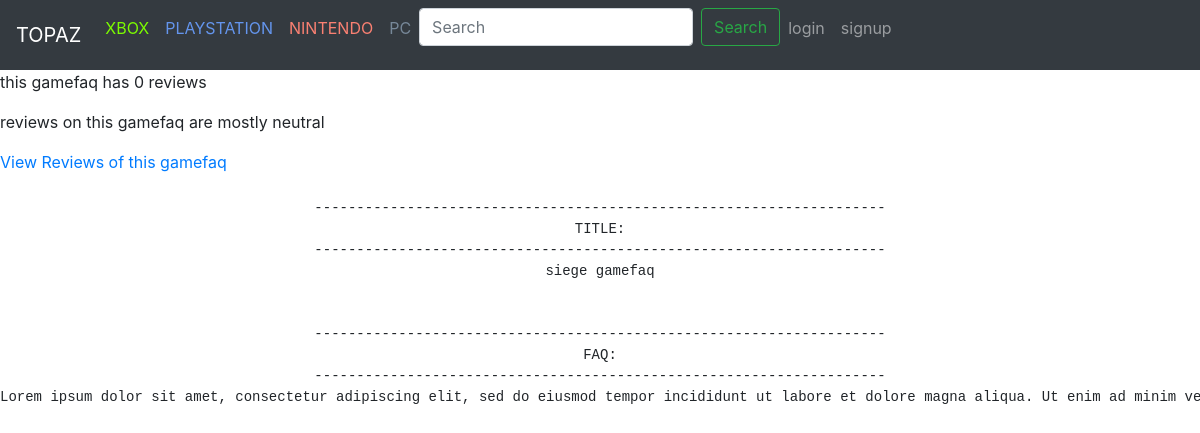
The page /gamefaq/3/ on the database as committed earlier.
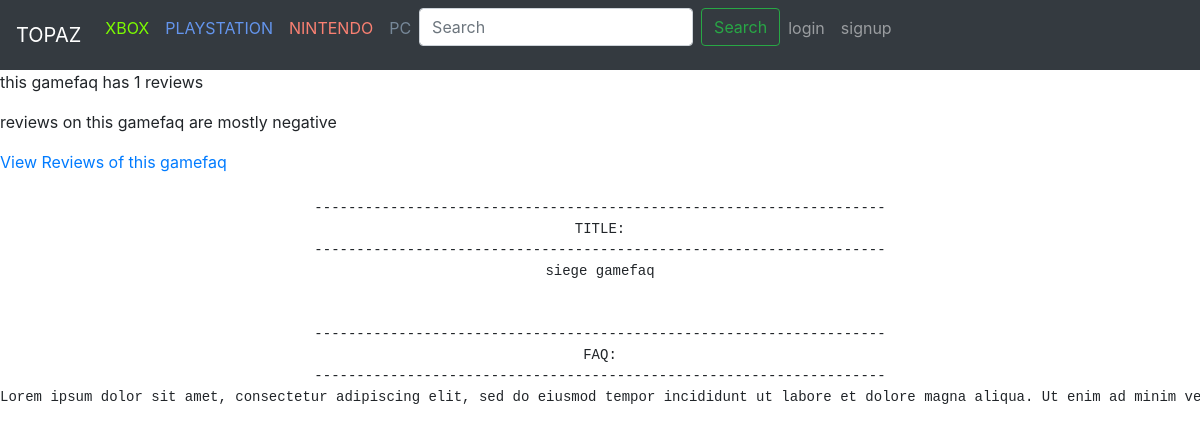
The same page on the database as committed later.
### gamefaq_app/models.py (models this page shows, shortened)
class GameFaq(models.Model):
    difficulties= [('EASY','EASY'),('INTERMEDIATE','INTERMEDIATE'),('HARD','HARD')]
    title = models.CharField(max_length=300)
    game = models.ForeignKey(Game,  on_delete=models.CASCADE, related_name="faq_game")
    body = models.TextField()
    difficulty = models.CharField(max_length=85, choices=difficulties)
    consoles = models.ForeignKey(Console,on_delete=models.CASCADE, blank=True, related_name="console_gamefaq", null=True)
    author = models.ForeignKey(GamefaqUser, on_delete=models.CASCADE, related_name="gamefaq_author")
    postdate = models.DateTimeField(default=timezone.now),
    ptype = models.CharField(max_length=25, choices=[('CHEATCODES', 'CHEATCODES'), ('GAMEFAQ', 'GAMEFAQ')], default='GAMEFAQ')
    upvotes = models.IntegerField(default=0)
    downvotes = models.IntegerField(default=0)
    def added(self):
        return self.upvotes + self.downvotes

### gamefaq_app/views.py (the view)
# urls.py: path('gamefaq/<int:gamefaqid>/',gamefaqviews.gamefaqview,name="gamefaq"),
def gamefaqview(request,gamefaqid):
    f = GameFaq.objects.filter(id=gamefaqid)
    c = Review.objects.filter(gamefaq=gamefaqid)
    r = c.count()
    return render(request, "gamefaq.html", {"f": f,"r":r})

### templates/gamefaq.html (shortened to what this page needs)
{% include "bootstrap.html" %} {% include "navbar.html" %} {% for e in f %}
<p>this gamefaq has {{r}} reviews</p>
{% if e.added > 1 %}
<p>reviews on this gamefaq are mostly positive</p>
{% elif e.added == 0 %}
<p>reviews on this gamefaq are mostly neutral</p>
{% elif e.added < 0%}
<p>reviews on this gamefaq are mostly negative</p>
{% endif %}
<a href="/{{e.id}}/reviews/">View Reviews of this gamefaq </a>
<pre id="pre">
--------------------------------------------------------------------
TITLE:
--------------------------------------------------------------------
{{e.title}}
--------------------------------------------------------------------
FAQ:
--------------------------------------------------------------------
{{e.body}}
</pre>
{% endfor %}

Rows that differ between the two databases and show on the page:
changed GameFaq "siege gamefaq": author "0" → "1"; downvotes "reviews on this gamefaq are mostly neutral" → "reviews on this gamefaq are mostly negative"
